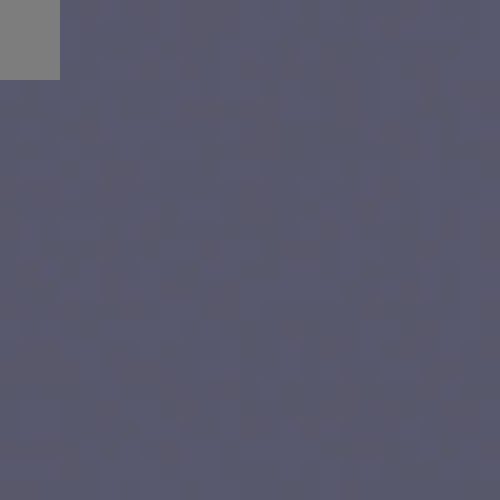
Frame 1 (no input)
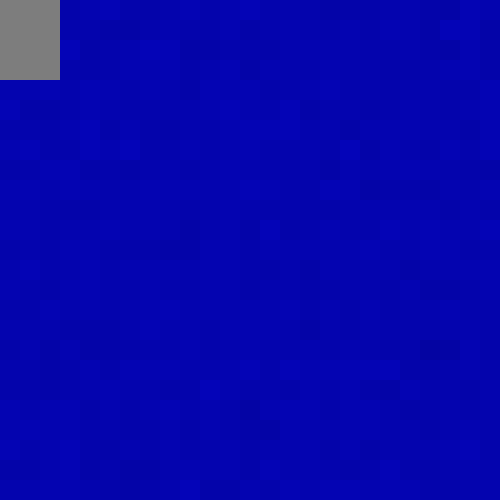
Frame 60 (the mouse pressed at the canvas centre just before this capture)
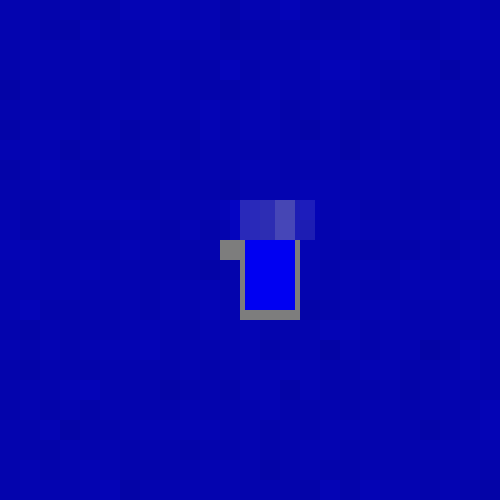
Frame 120 (the mouse held since frame 60 and released just before this capture)

The Processing sketch that drew these frames (run headless with seeded random() and noise(); from frame 60 on, the mouse is pressed at the canvas centre):

// Processing sketch: processing_6287
// ── processing_6287.pde

int water;

void setup()
{
  background(100);
  size (500,500);
  water = 20;
  noStroke();
}

void draw()
{
  for (int x=0; x<width; x+=water)
    {
     for(int y=0; y<height; y+=water)
      {
        fill(0,0,random(150,200),30);
        rect(x,y,water,water);
      }
    }
    float cupX = mouseX - (mouseX % water);
    float cupY = mouseY - (mouseY % water);
    fill(125);
    rect(cupX,cupY, 60,80);
    
    float handleX = mouseX - (mouseX % water)-20;
    float handleY = mouseY - (mouseY % water);
    fill(125);
    rect(handleX,handleY ,20,20);
    
    if(mousePressed)
    {
     float splashXa = mouseX - (mouseX % water) - 10;
     float splashYa = mouseY - (mouseY % water) - 40; 
     fill(0,0,random(190,255),10);
     rect(splashXa,splashYa, 30,40);
     
     float splashXb = mouseX - (mouseX % water);
     float splashYb = mouseY - (mouseY % water) - 40;
     fill(random(100,255),10);
     rect(splashXb,splashYb, 55,60);
     
     float splashXc = mouseX -(mouseX % water) + 35;
     float splashYc = mouseY -(mouseY % water) - 40;
     fill(random(205,255),5);
     rect(splashXc,splashYc, 40,40);
     
     float splashX1 = mouseX - (mouseX % water) + 5;
     float splashY1 = mouseY - (mouseY % water);
     fill(0,0,random(220,255));
     rect(splashX1, splashY1, 50, 70);
    } 
}
